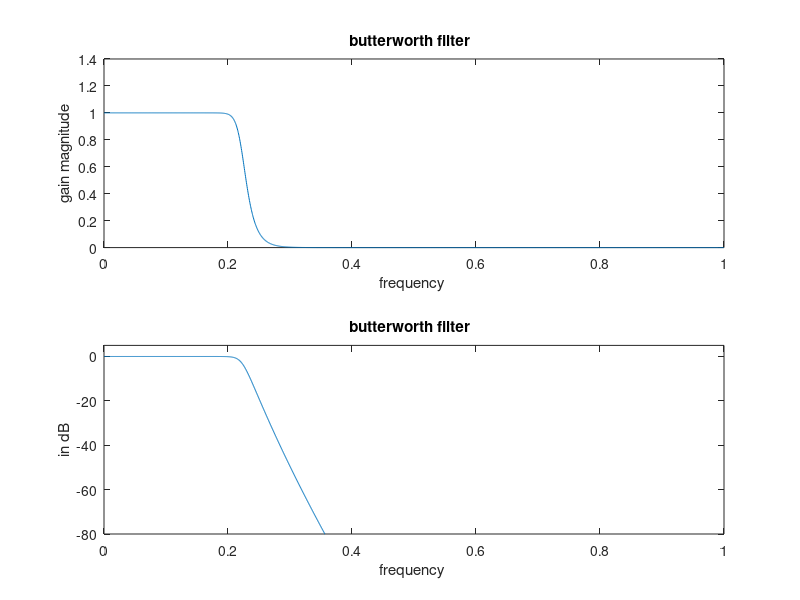
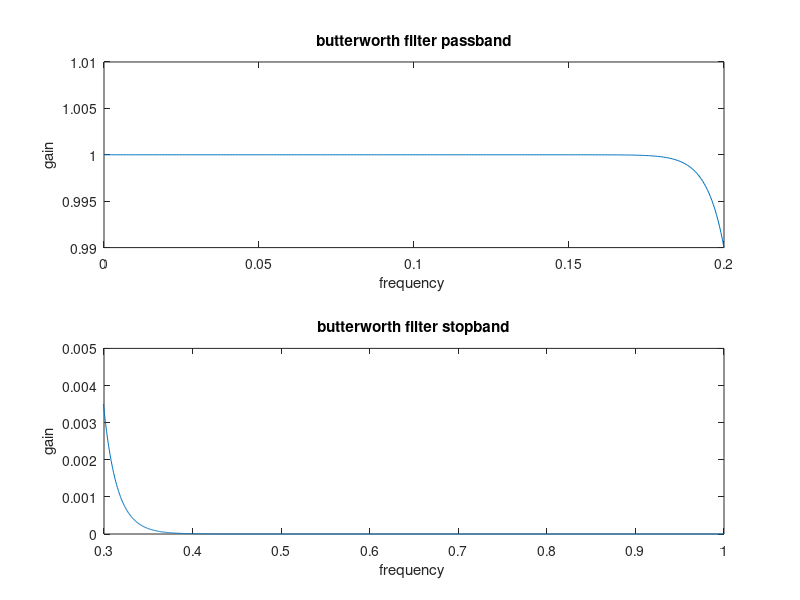
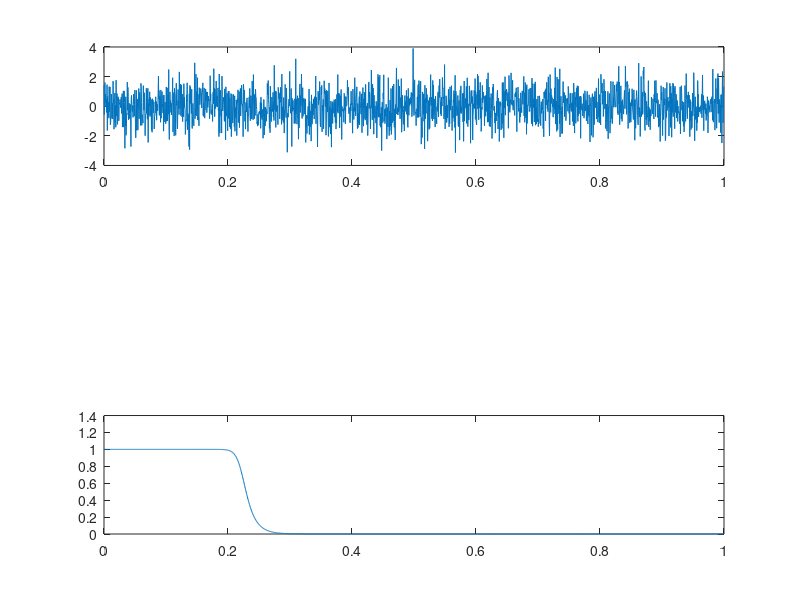

Source code (MATLAB) for these figures, in order:
clc 
clear all
close all 

deltap=0.01;
deltas=0.005;
%passband and stopband ribble in dB
ap=-20*log10(1-deltap);
as=-20*log10(deltas);
op=0.2*pi; %normalized passband and stopband edges freq 
os=0.3*pi;

[n,o]=buttord(op/pi,os/pi,ap,as); %order to the filter
[b,a]=butter(n,o);  %find co-efficeint with cutoff freq o
[f,o]=freqz(b,a,2050); 
dataIn = randn(size(f));
dataOut= filter(b,a,dataIn);
subplot(2,1,1);
plot(o/pi,abs(f));
xlabel('frequency ');
ylabel('gain magnitude');
title('butterworth filter  ');
subplot(2,1,2);
plot(o/pi,20*log10(abs(f)));
xlabel('frequency ');
ylabel('in dB');
title('butterworth filter  ');
ylim([-80 5]);
xlim([0 1]);
figure(2);
%passband filter specification
subplot(2,1,1);
plot(o/pi,abs(f));
xlabel('frequency ');
ylabel('gain');
title('butterworth filter passband');
xlim([0 op/pi]);
ylim([1-deltap 1+deltap]);
%stopband filter specification
subplot(2,1,2);
plot(o/pi,abs(f));
xlabel('frequency ');
ylabel('gain');
title('butterworth filter stopband');
xlim([os/pi 1]);
ylim([0 deltas]);
%butterworth filter apply on a random noised signle
figure(3);
subplot(3,1,1);
plot(o/pi,dataIn)
subplot(2,1,2);
plot(o/pi,dataOut)
subplot(3,1,3);
plot(o/pi,abs(f))
